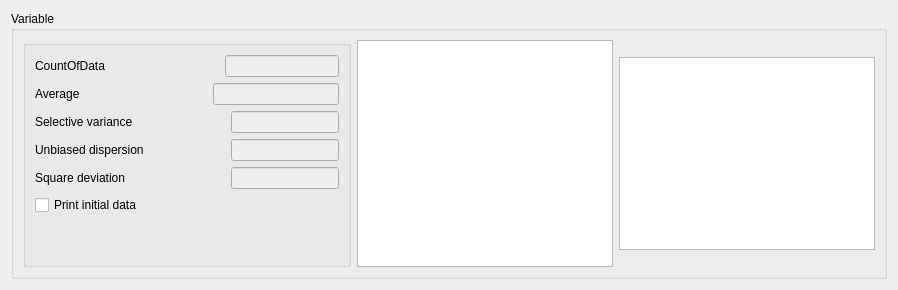
     <widget class="QWidget" name="tab_4">
      <attribute name="title">
       <string>Initial Data</string>
      </attribute>
      <layout class="QHBoxLayout" name="horizontalLayout_25">
       <item>
        <widget class="QGroupBox" name="groupBox">
         <property name="title">
          <string>Variable</string>
         </property>
         <layout class="QHBoxLayout" name="horizontalLayout_28">
          <item>
           <widget class="QGroupBox" name="groupBox_6">
            <property name="title">
             <string/>
            </property>
            <layout class="QVBoxLayout" name="verticalLayout_2">
             <item>
              <layout class="QHBoxLayout" name="horizontalLayout">
               <item>
                <widget class="QLabel" name="labelCountOfData">
                 <property name="sizePolicy">
                  <sizepolicy hsizetype="Maximum" vsizetype="Preferred">
                   <horstretch>0</horstretch>
                   <verstretch>0</verstretch>
                  </sizepolicy>
                 </property>
                 <property name="maximumSize">
                  <size>
                   <width>100</width>
                   <height>20</height>
                  </size>
                 </property>
                 <property name="text">
                  <string>CountOfData</string>
                 </property>
                </widget>
               </item>
               <item>
                <spacer name="horizontalSpacer_2">
                 <property name="orientation">
                  <enum>Qt::Horizontal</enum>
                 </property>
                 <property name="sizeHint" stdset="0">
                  <size>
                   <width>40</width>
                   <height>20</height>
                  </size>
                 </property>
                </spacer>
               </item>
               <item>
                <widget class="QLineEdit" name="lineEditCountOfData">
                 <property name="enabled">
                  <bool>false</bool>
                 </property>
                 <property name="maximumSize">
                  <size>
                   <width>200</width>
                   <height>16777215</height>
                  </size>
                 </property>
                </widget>
               </item>
              </layout>
             </item>
             <item>
              <layout class="QHBoxLayout" name="horizontalLayout_8">
               <item>
                <widget class="QLabel" name="labelAverage">
                 <property name="sizePolicy">
                  <sizepolicy hsizetype="Maximum" vsizetype="Preferred">
                   <horstretch>0</horstretch>
                   <verstretch>0</verstretch>
                  </sizepolicy>
                 </property>
                 <property name="maximumSize">
                  <size>
                   <width>100</width>
                   <height>20</height>
                  </size>
                 </property>
                 <property name="text">
                  <string>Average</string>
                 </property>
                </widget>
               </item>
               <item>
                <spacer name="horizontalSpacer_3">
                 <property name="orientation">
                  <enum>Qt::Horizontal</enum>
                 </property>
                 <property name="sizeHint" stdset="0">
                  <size>
                   <width>40</width>
                   <height>20</height>
                  </size>
                 </property>
                </spacer>
               </item>
               <item>
                <widget class="QLineEdit" name="lineEditAverage">
                 <property name="enabled">
                  <bool>false</bool>
                 </property>
                 <property name="maximumSize">
                  <size>
                   <width>200</width>
                   <height>16777215</height>
                  </size>
                 </property>
                </widget>
               </item>
              </layout>
             </item>
             <item>
              <layout class="QHBoxLayout" name="horizontalLayout_23">
               <item>
                <widget class="QLabel" name="labelSelectiveVarince">
                 <property name="minimumSize">
                  <size>
                   <width>150</width>
                   <height>0</height>
                  </size>
                 </property>
                 <property name="maximumSize">
                  <size>
                   <width>200</width>
                   <height>20</height>
                  </size>
                 </property>
                 <property name="text">
                  <string>Selective variance</string>
                 </property>
                </widget>
               </item>
               <item>
                <spacer name="horizontalSpacer_4">
                 <property name="orientation">
                  <enum>Qt::Horizontal</enum>
                 </property>
                 <property name="sizeHint" stdset="0">
                  <size>
                   <width>40</width>
                   <height>20</height>
                  </size>
                 </property>
                </spacer>
               </item>
               <item>
                <widget class="QLineEdit" name="lineEditSelectiveVariance">
                 <property name="enabled">
                  <bool>false</bool>
                 </property>
                 <property name="maximumSize">
                  <size>
                   <width>200</width>
                   <height>16777215</height>
                  </size>
                 </property>
                </widget>
               </item>
              </layout>
             </item>
             <item>
              <layout class="QHBoxLayout" name="horizontalLayout_24">
               <item>
                <widget class="QLabel" name="labelUnbiasedDispersion">
                 <property name="minimumSize">
                  <size>
                   <width>150</width>
                   <height>0</height>
                  </size>
                 </property>
                 <property name="maximumSize">
                  <size>
                   <width>200</width>
                   <height>20</height>
                  </size>
                 </property>
                 <property name="lineWidth">
                  <number>150</number>
                 </property>
                 <property name="text">
                  <string>Unbiased dispersion</string>
                 </property>
                </widget>
               </item>
               <item>
                <spacer name="horizontalSpacer_5">
                 <property name="orientation">
                  <enum>Qt::Horizontal</enum>
                 </property>
                 <property name="sizeHint" stdset="0">
                  <size>
                   <width>40</width>
                   <height>20</height>
                  </size>
                 </property>
                </spacer>
               </item>
               <item>
                <widget class="QLineEdit" name="lineEditUnbiasedDispersion">
                 <property name="enabled">
                  <bool>false</bool>
                 </property>
                 <property name="maximumSize">
                  <size>
                   <width>200</width>
                   <height>16777215</height>
                  </size>
                 </property>
                </widget>
               </item>
              </layout>
             </item>
             <item>
              <layout class="QHBoxLayout" name="horizontalLayout_10">
               <item>
                <widget class="QLabel" name="label_7">
                 <property name="text">
                  <string>Square deviation</string>
                 </property>
                </widget>
               </item>
               <item>
                <spacer name="horizontalSpacer_8">
                 <property name="orientation">
                  <enum>Qt::Horizontal</enum>
                 </property>
                 <property name="sizeHint" stdset="0">
                  <size>
                   <width>40</width>
                   <height>20</height>
                  </size>
                 </property>
                </spacer>
               </item>
               <item>
                <widget class="QLineEdit" name="lineEditSquareDeviation">
                 <property name="enabled">
                  <bool>false</bool>
                 </property>
                 <property name="dragEnabled">
                  <bool>false</bool>
                 </property>
                 <property name="readOnly">
                  <bool>false</bool>
                 </property>
                </widget>
               </item>
              </layout>
             </item>
             <item>
              <widget class="QCheckBox" name="checkBoxPrint_Initial_Data">
               <property name="text">
                <string>Print initial data</string>
               </property>
              </widget>
             </item>
             <item>
              <spacer name="verticalSpacer_3">
               <property name="orientation">
                <enum>Qt::Vertical</enum>
               </property>
               <property name="sizeHint" stdset="0">
                <size>
                 <width>20</width>
                 <height>40</height>
                </size>
               </property>
              </spacer>
             </item>
            </layout>
           </widget>
          </item>
          <item>
           <widget class="QTableView" name="tableInitialData"/>
          </item>
          <item>
           <widget class="QListView" name="listView">
            <property name="maximumSize">
             <size>
              <width>16777215</width>
              <height>193</height>
             </size>
            </property>
           </widget>
          </item>
         </layout>
        </widget>
       </item>
      </layout>
     </widget>
